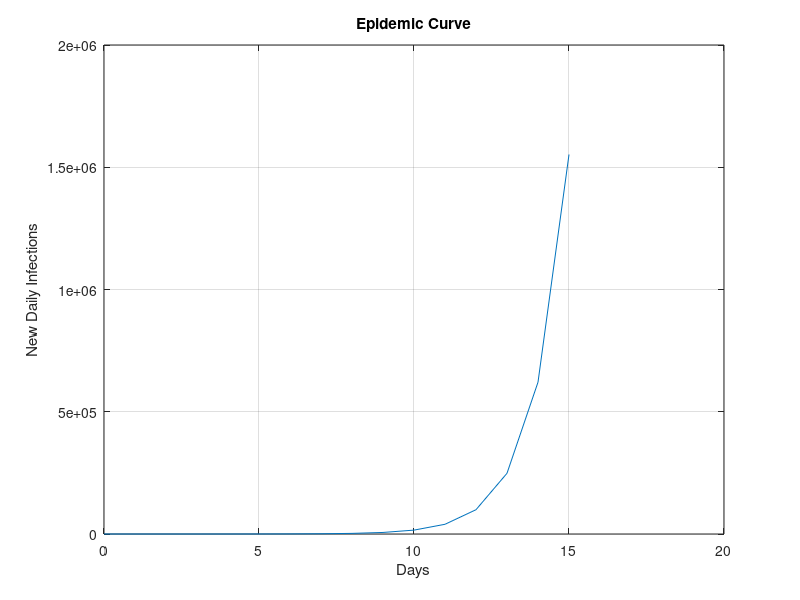

MATLAB code for this plot:
R0 = 2.5;
initialInfections = 1;
targetInfections = 1e6;

y = zeros(1, targetInfections);
y(1) = initialInfections;

for n = 2:targetInfections
    y(n) = 1 + R0 * y(n-1);
    
    if y(n) >= targetInfections
        fprintf('The target of 1 million infections is reached on day %d.\n', n-1);
        break;
    end
end

figure;
plot(0:n-1, y(1:n));
xlabel('Days');
ylabel('New Daily Infections');
title('Epidemic Curve');
grid on;
